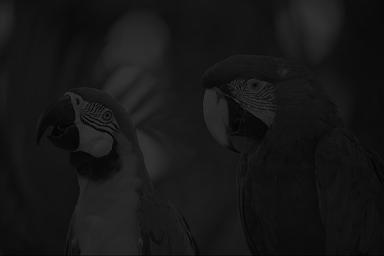
%> input picture Good Project/Image enhancement/Image enhancement/IMEhance_for_Hist_Eq.jpg, 384 x 256 px
$ octave --eval "result = watershedseg(imread('IMEhance_for_Hist_Eq.jpg'));"   (GNU Octave 9; MATLAB toolbox functions it lacks are replaced by stand-ins)
%> lines starting %> are read from the running program, lines starting %| are printed output that depends on the picture; in (x1, y1, x2, y2) boxes, pixels count from 0 and x2, y2 are one past the last pixel; in counts of white or black regions, pixels touching at a corner belong together; the program's own positions count from 1
function [ output_image ] = watershedseg( input_image )
hy = fspecial('sobel');
hx = hy';
Iy = imfilter(double(input_image), hy, 'replicate');
Ix = imfilter(double(input_image), hx, 'replicate');
gradmag = sqrt(Ix.^2 + Iy.^2);
L = watershed(gradmag);
se = strel('disk', 20);
Io = imopen(input_image, se);
Ie = imerode(input_image, se);
Iobr = imreconstruct(Ie, input_image);
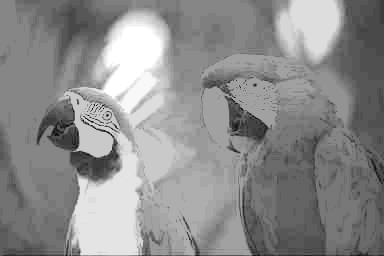
%> Iobr: size 256x384 uint8; min 0, max 38, mean 21.1; drawn with min black and max white
Ioc = imclose(Io, se);
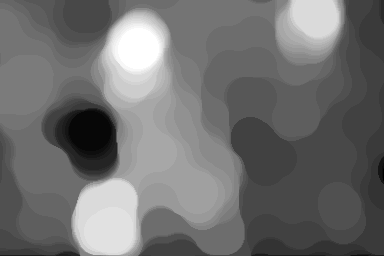
%> Ioc: size 256x384 uint8; min 3, max 38, mean 18.4; drawn with min black and max white
Iobrd = imdilate(Iobr, se);
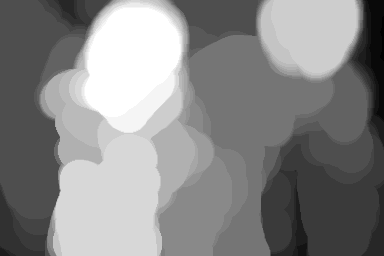
%> Iobrd: size 256x384 uint8; min 12, max 38, mean 25.8; drawn with min black and max white
Iobrcbr = imreconstruct(imcomplement(Iobrd), imcomplement(Iobr));
Iobrcbr = imcomplement(Iobrcbr);
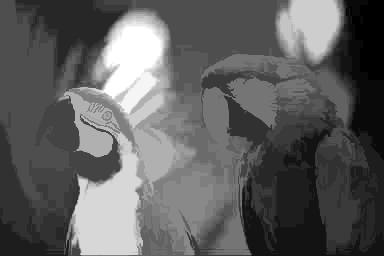
%> Iobrcbr: size 256x384 uint8; min 12, max 38, mean 21.8; drawn with min black and max white
fgm = imregionalmax(Iobrcbr);
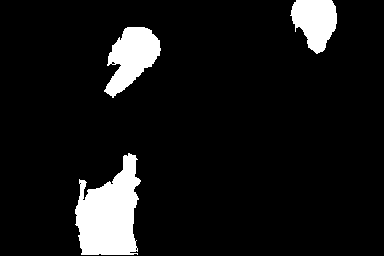
%> fgm: size 256x384 logical; 8.6% white; 3 white regions, box (x1, y1, x2, y2) and area: (75, 153, 141, 255) 4465, (104, 27, 161, 98) 2279, (290, 0, 337, 54) 1748
I2 = input_image;
%> I2 is the input picture: size 256x384 uint8; min 0, max 59, mean 22.4
I2(fgm) = 255;
%> I2: size 256x384 uint8; 8.64% of pixels changed, all inside (x1, y1, x2, y2) = (75, 0, 337, 255)
se2 = strel(ones(5,5));
fgm2 = imclose(fgm, se2);
%> fgm2: size 256x384 logical; 8.7% white; 3 white regions, box (x1, y1, x2, y2) and area: (75, 153, 141, 255) 4534, (104, 27, 161, 98) 2301, (290, 0, 337, 54) 1751
fgm3 = imerode(fgm2, se2);
%> fgm3: size 256x384 logical; 7.1% white; 3 white regions, box (x1, y1, x2, y2) and area: (77, 157, 138, 253) 3799, (108, 29, 158, 94) 1770, (293, 0, 335, 51) 1428
fgm4 = bwareaopen(fgm3, 20);
I3 = input_image;
I3(fgm4) = 255;
%> I3: size 256x384 uint8; 7.12% of pixels changed, all inside (x1, y1, x2, y2) = (77, 0, 335, 253)
bw = im2bw(Iobrcbr);
%> bw: size 256x384 logical; every value is 0
D = bwdist(bw);
%> D: size 256x384 single; every value is NaN or infinite
DL = watershed(D);
%> DL: size 256x384 uint8; every value is 1
bgm = DL == 0;
gradmag2 = imimposemin(gradmag, bgm | fgm4);
L = watershed(gradmag2);
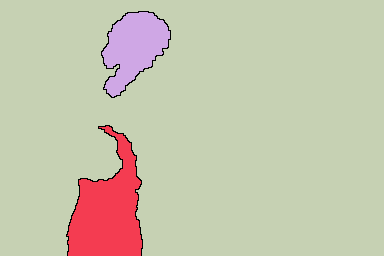
%> L: size 256x384 uint8; 4 distinct labels, from 0 to 3; one colour per label, 0 black
I4 = input_image;
I4(imdilate(L == 0, ones(3, 3)) | bgm | fgm4) = 255;
%> I4: size 256x384 uint8; 9.46% of pixels changed, all inside (x1, y1, x2, y2) = (65, 0, 335, 256)
output_image = label2rgb(L, 'jet', 'w', 'shuffle');
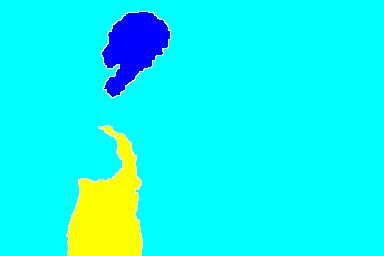
%> output_image: size 256x384x3 uint8; mean R, G, B 16.7, 246.2, 240.3
end
